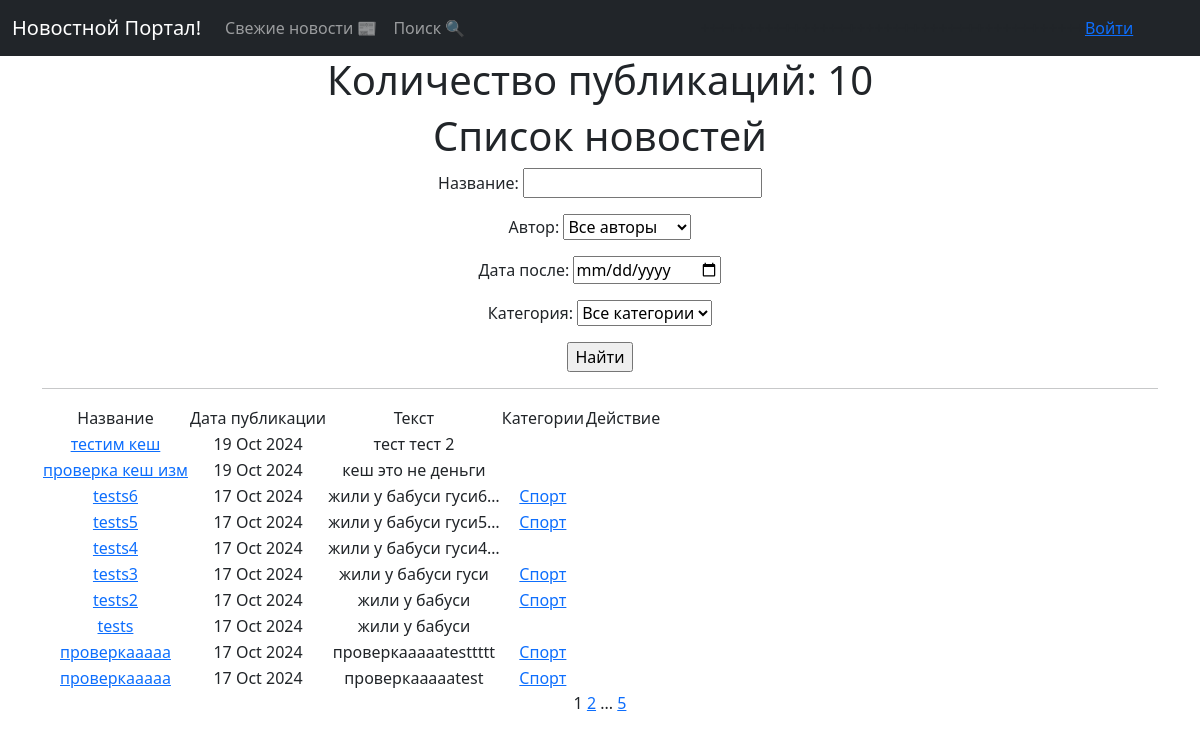
The app's page /post/search/, older data.
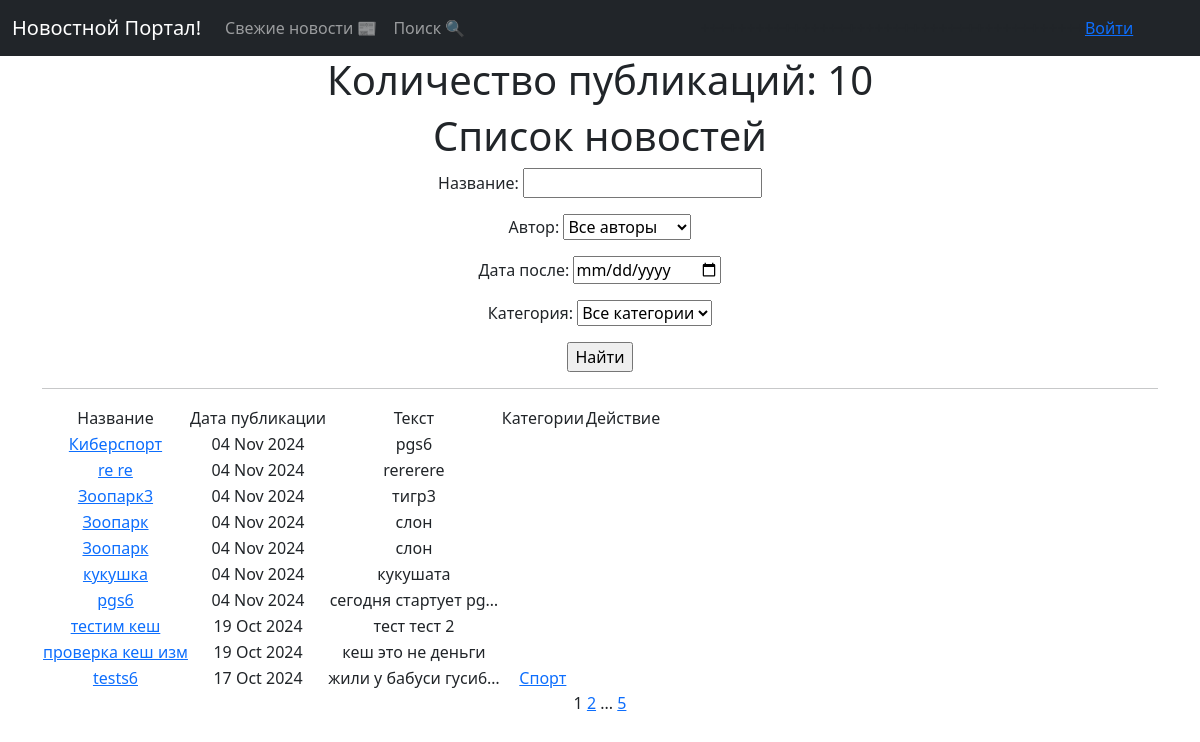
The same page, newer data.
### news/models.py (models this page shows, shortened)
class Post(models.Model):
    article = 'AR'
    news = 'NE'
    POSITIONS = [
        (article, 'Статья'),
        (news, 'Новость')
    ]
    author = models.ForeignKey(Author, on_delete=models.CASCADE)
    post_type = models.CharField(max_length=2, choices=POSITIONS, default=news)
    time_post = models.DateTimeField(auto_now_add=True)
    category = models.ManyToManyField(Category, through='PostCategory')
    title = models.CharField(max_length=255)
    text = models.TextField()
    rating = models.IntegerField(default=0)

class Category(models.Model):
    name = models.CharField(max_length=50, unique=True)
    subscribers = models.ManyToManyField(User, blank=True, null=True, related_name='categories')
    def __str__(self):
        return self.name.title()

### news/views.py (the view)
# urls.py: path('', PostsList.as_view(), name='post_list'),
class PostsList(ListView):
    model = Post
    ordering = '-time_post'
    context_object_name = 'posts'
    paginate_by = 10
    def get_queryset(self):
        queryset = super().get_queryset()
        self.filterset = PostFilter(self.request.GET, queryset)
        return self.filterset.qs
    def get_context_data(self, **kwargs):
        context = super().get_context_data(**kwargs)
        context['filterset'] = self.filterset
        return context
    def get_template_names(self):
        if self.request.path == '/post/search/':
            return 'flatpages/post_search.html'
        return 'flatpages/posts.html'

### news/models.py (called while the page is built)
    def __str__(self):
        return self.user.username

### templates/flatpages/post_search.html (shortened to what this page needs)
{% extends 'flatpages/default.html' %}
{% load custom_filters %}
{% block content %}
    <h1>Количество публикаций: {{ posts|length }} </h1>
    <h1>Список новостей</h1>
    <form action="" method="get">
       {{ filterset.form.as_p }}
       <input type="submit" value="Найти" />
    </form>
    <hr>
    {% if posts %}
        <table>
            <tr>
                <td>Название</td>
                <td>Дата публикации</td>
                <td>Текст</td>
                <td>Категории</td>
                <td>Действие</td>
            </tr>
            {% for post in posts %}
            <tr>
                <td><a href="{% url 'post_detail' post.id %}">{{ post.title }}</a></td>
                <td>{{ post.time_post|date:'d M Y' }}</td>
                <td>{{ post.text|truncatechars:20 }}</td>
                <td>{% for category in post.category.all %}
                        <a href="{% url 'category_list' category.id %}">{{ category }}</a>
                    {% endfor %}
                </td>
                <td>
                </td>
            </tr>
            {% endfor %}
        </table>
    {% else %}
        <h2>Новостей нет! =( </h2>
    {% endif %}
    {{ page_obj.number }}
    {% if page_obj.has_next %}
        <a href="?page={{ page_obj.next_page_number }}">{{ page_obj.next_page_number }}</a>
        {% if paginator.num_pages != page_obj.next_page_number %}
           ...
           <a href="?page={{ page_obj.paginator.num_pages }}">{{ page_obj.paginator.num_pages }}</a>
       {% endif %}
    {% endif %}
{% endblock content %}

Row changes from the older to the newer data that the page shows:
no longer on this page (row unchanged): Post: title "tests5", time_post "17 Oct 2024", text "жили у бабуси гуси5…", Category (name "Спорт")
no longer on this page (row unchanged): Post: title "tests4", time_post "17 Oct 2024", text "жили у бабуси гуси4…"
no longer on this page (row unchanged): Post: title "tests3", time_post "17 Oct 2024", text "жили у бабуси гуси", Category (name "Спорт")
no longer on this page (row unchanged): Post: title "tests2", time_post "17 Oct 2024", text "жили у бабуси", Category (name "Спорт")
no longer on this page (row unchanged): Post: title "tests", time_post "17 Oct 2024", text "жили у бабуси"
no longer on this page (row unchanged): Post: title "проверкааааа", time_post "17 Oct 2024", text "проверкаааааtesttttt", Category (name "Спорт")
no longer on this page (row unchanged): Post: title "проверкааааа", time_post "17 Oct 2024", text "проверкаааааtest", Category (name "Спорт")
added Post: title "Киберспорт", time_post "04 Nov 2024", text "pgs6"
added Post: title "re re", time_post "04 Nov 2024", text "rererere"
added Post: title "Зоопарк3", time_post "04 Nov 2024", text "тигр3"
added Post: title "Зоопарк", time_post "04 Nov 2024", text "слон"
added Post: title "Зоопарк", time_post "04 Nov 2024", text "слон"
added Post: title "кукушка", time_post "04 Nov 2024", text "кукушата"
added Post: title "pgs6", time_post "04 Nov 2024", text "сегодня стартует pg…"
